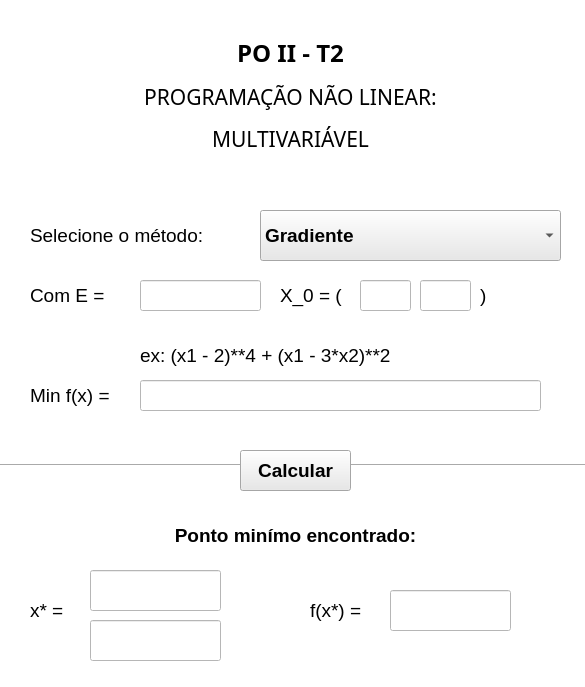
<?xml version="1.0" encoding="UTF-8"?>
<ui version="4.0">
 <class>mainWindow</class>
 <widget class="QMainWindow" name="mainWindow">
  <property name="windowModality">
   <enum>Qt::WindowModal</enum>
  </property>
  <property name="geometry">
   <rect>
    <x>0</x>
    <y>0</y>
    <width>585</width>
    <height>687</height>
   </rect>
  </property>
  <property name="windowTitle">
   <string>PNL : MONOVARIÁVEL</string>
  </property>
  <property name="styleSheet">
   <string notr="true">background-color: rgb(255, 255, 255);</string>
  </property>
  <widget class="QWidget" name="centralwidget">
   <widget class="QPushButton" name="botao_calcular">
    <property name="geometry">
     <rect>
      <x>240</x>
      <y>450</y>
      <width>111</width>
      <height>41</height>
     </rect>
    </property>
    <property name="font">
     <font>
      <family>Arial</family>
      <pointsize>14</pointsize>
      <weight>75</weight>
      <bold>true</bold>
     </font>
    </property>
    <property name="cursor">
     <cursorShape>PointingHandCursor</cursorShape>
    </property>
    <property name="styleSheet">
     <string notr="true">background-color: rgb(232, 232, 232);</string>
    </property>
    <property name="text">
     <string>Calcular</string>
    </property>
    <property name="autoRepeat">
     <bool>true</bool>
    </property>
    <property name="autoDefault">
     <bool>true</bool>
    </property>
    <property name="default">
     <bool>false</bool>
    </property>
    <property name="flat">
     <bool>false</bool>
    </property>
   </widget>
   <widget class="QComboBox" name="metodos">
    <property name="geometry">
     <rect>
      <x>260</x>
      <y>210</y>
      <width>301</width>
      <height>51</height>
     </rect>
    </property>
    <property name="font">
     <font>
      <family>Arial</family>
      <pointsize>14</pointsize>
      <weight>75</weight>
      <bold>true</bold>
     </font>
    </property>
    <property name="cursor">
     <cursorShape>PointingHandCursor</cursorShape>
    </property>
    <property name="styleSheet">
     <string notr="true">background-color: rgb(232, 232, 232);</string>
    </property>
    <item>
     <property name="text">
      <string>Gradiente</string>
     </property>
    </item>
    <item>
     <property name="text">
      <string>Newton</string>
     </property>
    </item>
    <item>
     <property name="text">
      <string>Fletcher &amp; Reeves</string>
     </property>
    </item>
    <item>
     <property name="text">
      <string>Davidon-Fletcher-Powell</string>
     </property>
    </item>
   </widget>
   <widget class="QLabel" name="label">
    <property name="geometry">
     <rect>
      <x>30</x>
      <y>380</y>
      <width>111</width>
      <height>31</height>
     </rect>
    </property>
    <property name="font">
     <font>
      <family>Arial</family>
      <pointsize>14</pointsize>
     </font>
    </property>
    <property name="text">
     <string>&lt;html&gt;&lt;head/&gt;&lt;body&gt;&lt;p&gt;Min f(x) = &lt;/p&gt;&lt;/body&gt;&lt;/html&gt;</string>
    </property>
   </widget>
   <widget class="QLabel" name="label_2">
    <property name="geometry">
     <rect>
      <x>30</x>
      <y>220</y>
      <width>211</width>
      <height>31</height>
     </rect>
    </property>
    <property name="font">
     <font>
      <family>Arial</family>
      <pointsize>10</pointsize>
     </font>
    </property>
    <property name="text">
     <string>&lt;html&gt;&lt;head/&gt;&lt;body&gt;&lt;p&gt;&lt;span style=&quot; font-size:14pt;&quot;&gt;Selecione o método:&lt;/span&gt;&lt;/p&gt;&lt;/body&gt;&lt;/html&gt;</string>
    </property>
   </widget>
   <widget class="QLabel" name="label_3">
    <property name="geometry">
     <rect>
      <x>-20</x>
      <y>-10</y>
      <width>621</width>
      <height>211</height>
     </rect>
    </property>
    <property name="font">
     <font>
      <family>Arial Black</family>
      <pointsize>16</pointsize>
      <strikeout>false</strikeout>
      <kerning>true</kerning>
     </font>
    </property>
    <property name="text">
     <string>&lt;html&gt;&lt;head/&gt;&lt;body&gt;&lt;p align=&quot;center&quot;&gt;&lt;span style=&quot; font-size:18pt; font-weight:600;&quot;&gt;PO II - T2&lt;/span&gt;&lt;/p&gt;&lt;p align=&quot;center&quot;&gt;PROGRAMAÇÃO NÃO LINEAR:&lt;/p&gt;&lt;p align=&quot;center&quot;&gt;MULTIVARIÁVEL&lt;/p&gt;&lt;/body&gt;&lt;/html&gt;</string>
    </property>
   </widget>
   <widget class="QLabel" name="label_6">
    <property name="geometry">
     <rect>
      <x>30</x>
      <y>280</y>
      <width>131</width>
      <height>31</height>
     </rect>
    </property>
    <property name="font">
     <font>
      <family>Arial</family>
      <pointsize>14</pointsize>
     </font>
    </property>
    <property name="text">
     <string>&lt;html&gt;&lt;head/&gt;&lt;body&gt;&lt;p&gt;Com  E =&lt;/p&gt;&lt;/body&gt;&lt;/html&gt;</string>
    </property>
   </widget>
   <widget class="QLineEdit" name="form_e">
    <property name="geometry">
     <rect>
      <x>140</x>
      <y>280</y>
      <width>121</width>
      <height>31</height>
     </rect>
    </property>
    <property name="toolTip">
     <string>Tolerância</string>
    </property>
   </widget>
   <widget class="QLineEdit" name="form_func">
    <property name="geometry">
     <rect>
      <x>140</x>
      <y>380</y>
      <width>401</width>
      <height>31</height>
     </rect>
    </property>
    <property name="toolTip">
     <string>Função Objetivo</string>
    </property>
   </widget>
   <widget class="QLineEdit" name="out_x">
    <property name="geometry">
     <rect>
      <x>90</x>
      <y>570</y>
      <width>131</width>
      <height>41</height>
     </rect>
    </property>
    <property name="toolTip">
     <string>Ponto mínimo</string>
    </property>
   </widget>
   <widget class="Line" name="line">
    <property name="geometry">
     <rect>
      <x>0</x>
      <y>450</y>
      <width>591</width>
      <height>31</height>
     </rect>
    </property>
    <property name="orientation">
     <enum>Qt::Horizontal</enum>
    </property>
   </widget>
   <widget class="QLabel" name="label_7">
    <property name="geometry">
     <rect>
      <x>30</x>
      <y>600</y>
      <width>51</width>
      <height>21</height>
     </rect>
    </property>
    <property name="font">
     <font>
      <family>Arial</family>
      <pointsize>14</pointsize>
     </font>
    </property>
    <property name="text">
     <string>x* =</string>
    </property>
   </widget>
   <widget class="QLabel" name="label_8">
    <property name="geometry">
     <rect>
      <x>310</x>
      <y>600</y>
      <width>151</width>
      <height>21</height>
     </rect>
    </property>
    <property name="font">
     <font>
      <family>Arial</family>
      <pointsize>14</pointsize>
     </font>
    </property>
    <property name="text">
     <string>f(x*) = </string>
    </property>
   </widget>
   <widget class="QLineEdit" name="out_fx">
    <property name="geometry">
     <rect>
      <x>390</x>
      <y>590</y>
      <width>121</width>
      <height>41</height>
     </rect>
    </property>
    <property name="toolTip">
     <string>Número de Iterações</string>
    </property>
   </widget>
   <widget class="QLabel" name="label_10">
    <property name="geometry">
     <rect>
      <x>140</x>
      <y>510</y>
      <width>311</width>
      <height>51</height>
     </rect>
    </property>
    <property name="font">
     <font>
      <family>Arial</family>
      <pointsize>10</pointsize>
     </font>
    </property>
    <property name="text">
     <string>&lt;html&gt;&lt;head/&gt;&lt;body&gt;&lt;p align=&quot;center&quot;&gt;&lt;span style=&quot; font-size:14pt; font-weight:600;&quot;&gt;Ponto minímo encontrado:&lt;/span&gt;&lt;/p&gt;&lt;/body&gt;&lt;/html&gt;</string>
    </property>
   </widget>
   <widget class="QLabel" name="label_9">
    <property name="geometry">
     <rect>
      <x>280</x>
      <y>280</y>
      <width>71</width>
      <height>31</height>
     </rect>
    </property>
    <property name="font">
     <font>
      <family>Arial</family>
      <pointsize>14</pointsize>
     </font>
    </property>
    <property name="text">
     <string>&lt;html&gt;&lt;head/&gt;&lt;body&gt;&lt;p&gt;X_0 = (&lt;/p&gt;&lt;/body&gt;&lt;/html&gt;</string>
    </property>
   </widget>
   <widget class="QLineEdit" name="form_x1">
    <property name="geometry">
     <rect>
      <x>360</x>
      <y>280</y>
      <width>51</width>
      <height>31</height>
     </rect>
    </property>
    <property name="toolTip">
     <string>Tolerância</string>
    </property>
   </widget>
   <widget class="QLineEdit" name="form_x2">
    <property name="geometry">
     <rect>
      <x>420</x>
      <y>280</y>
      <width>51</width>
      <height>31</height>
     </rect>
    </property>
    <property name="toolTip">
     <string>Tolerância</string>
    </property>
   </widget>
   <widget class="QLabel" name="label_11">
    <property name="geometry">
     <rect>
      <x>480</x>
      <y>280</y>
      <width>71</width>
      <height>31</height>
     </rect>
    </property>
    <property name="font">
     <font>
      <family>Arial</family>
      <pointsize>14</pointsize>
     </font>
    </property>
    <property name="text">
     <string>&lt;html&gt;&lt;head/&gt;&lt;body&gt;&lt;p&gt;)&lt;/p&gt;&lt;/body&gt;&lt;/html&gt;</string>
    </property>
   </widget>
   <widget class="QLineEdit" name="out_x_2">
    <property name="geometry">
     <rect>
      <x>90</x>
      <y>620</y>
      <width>131</width>
      <height>41</height>
     </rect>
    </property>
    <property name="toolTip">
     <string>Ponto mínimo</string>
    </property>
   </widget>
   <widget class="QLabel" name="label_5">
    <property name="geometry">
     <rect>
      <x>140</x>
      <y>340</y>
      <width>311</width>
      <height>31</height>
     </rect>
    </property>
    <property name="font">
     <font>
      <family>Arial</family>
      <pointsize>14</pointsize>
     </font>
    </property>
    <property name="text">
     <string>&lt;html&gt;&lt;head/&gt;&lt;body&gt;&lt;p&gt;ex: (x1 - 2)**4 + (x1 - 3*x2)**2&lt;/p&gt;&lt;/body&gt;&lt;/html&gt;</string>
    </property>
   </widget>
   <zorder>metodos</zorder>
   <zorder>label</zorder>
   <zorder>label_2</zorder>
   <zorder>label_3</zorder>
   <zorder>label_6</zorder>
   <zorder>form_e</zorder>
   <zorder>form_func</zorder>
   <zorder>out_x</zorder>
   <zorder>line</zorder>
   <zorder>label_7</zorder>
   <zorder>label_8</zorder>
   <zorder>out_fx</zorder>
   <zorder>label_10</zorder>
   <zorder>label_9</zorder>
   <zorder>form_x1</zorder>
   <zorder>botao_calcular</zorder>
   <zorder>form_x2</zorder>
   <zorder>label_11</zorder>
   <zorder>out_x_2</zorder>
   <zorder>label_5</zorder>
  </widget>
  <widget class="QStatusBar" name="statusbar"/>
 </widget>
 <resources/>
 <connections/>
</ui>
